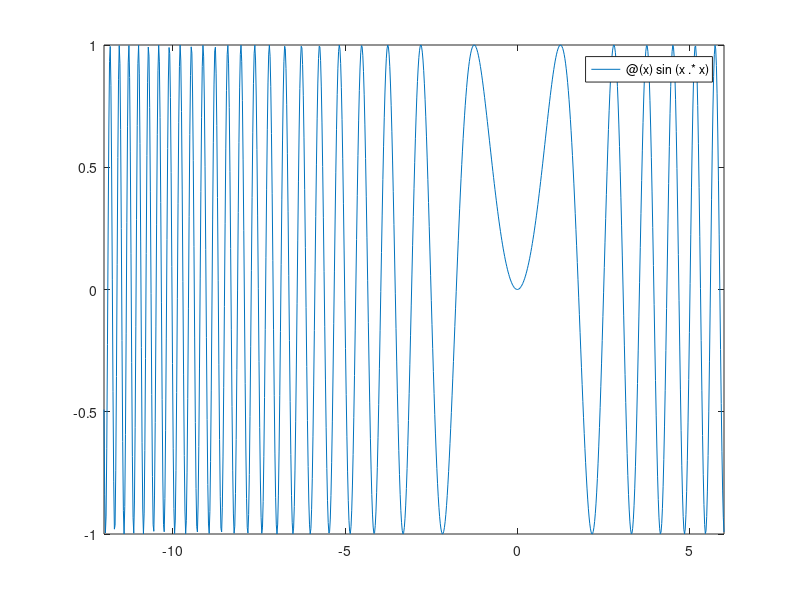

Reproduce this figure in MATLAB.
% Explore anonymous functions. 
% Syntax is @(<independant variables>)<function text>;
func1 = @(x)sin(x.*x);

func1(2)

func2 = @(x,y)y*x^2;

func2(2,3)

fplot(func1,[-12 6])
